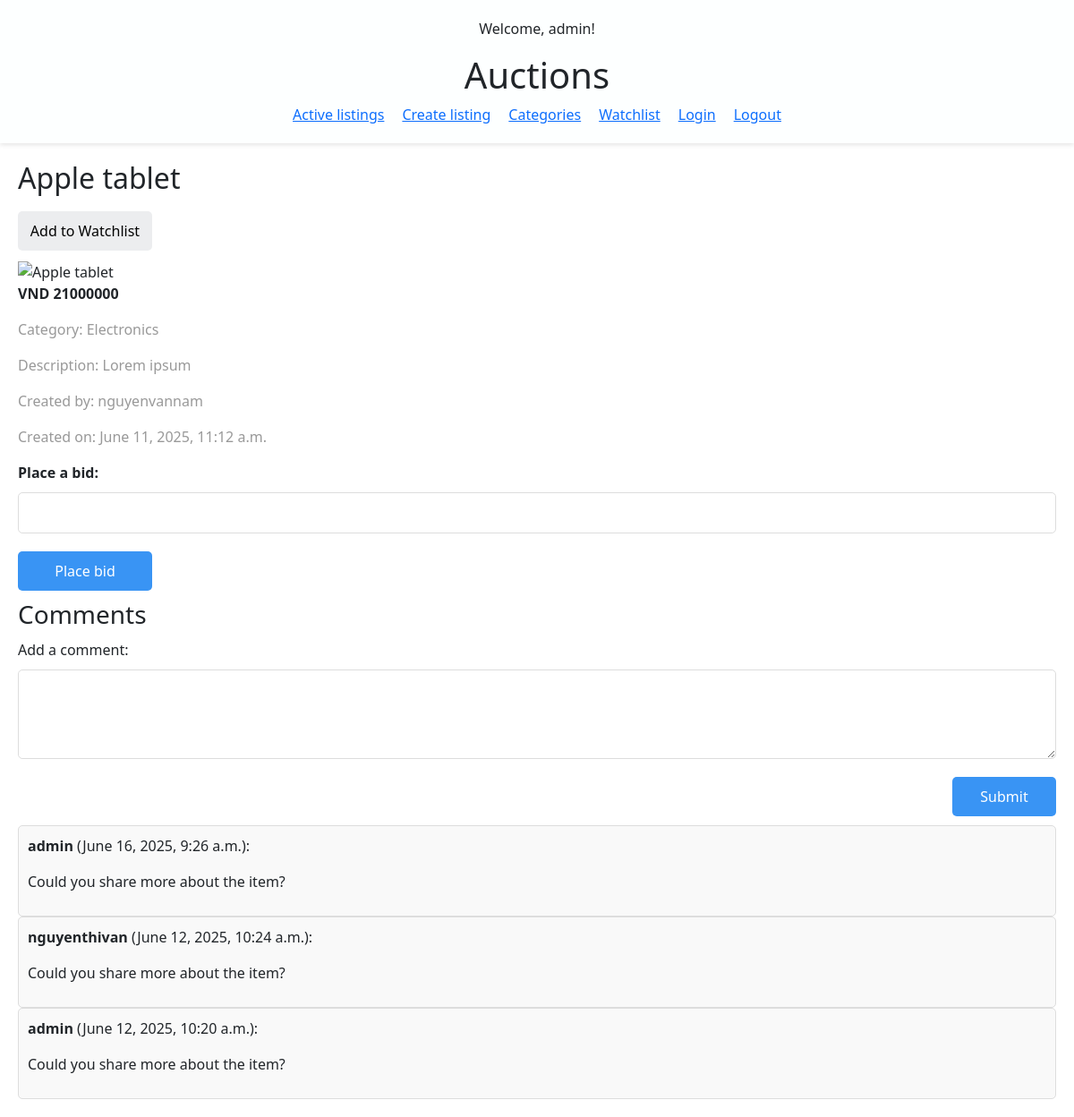
Screenshot of /auctions/5/ (signed in) with the database file from the repository.
### auctions/models.py (models this page shows, shortened)
class User(AbstractUser):
    pass

class Listings(models.Model):
    title = models.CharField(max_length=255)
    description = models.TextField()
    starting_bid = models.IntegerField()
    image_url = models.URLField(blank=True, null=True)
    created_at = models.DateTimeField(auto_now_add=True)
    updated_at = models.DateTimeField(auto_now=True)
    is_active = models.BooleanField(default=True)
    category = models.ForeignKey(Category, max_length=100, blank=True, null=True, on_delete=models.SET_NULL, related_name='listings')
    seller = models.ForeignKey(settings.AUTH_USER_MODEL, on_delete=models.CASCADE, related_name='auctions')
    def get_current_bid(self):
        bids = self.bids.all()
        if bids:
            return max(bid.bid_amount for bid in bids)
        return self.starting_bid

class Bid(models.Model):
    listing = models.ForeignKey(Listings, on_delete=models.CASCADE, related_name='bids')
    buyer = models.ForeignKey(settings.AUTH_USER_MODEL, on_delete=models.CASCADE, related_name='bids')
    bid_amount = models.IntegerField()
    created_at = models.DateTimeField(auto_now_add=True)

class Category(models.Model):
    name = models.CharField(max_length=100, unique=True)
    def __str__(self):
        return self.name

class Comment(models.Model):
    listing = models.ForeignKey(Listings, on_delete=models.CASCADE, related_name='comments')
    comment_user = models.ForeignKey(settings.AUTH_USER_MODEL, on_delete=models.CASCADE, related_name='comments')
    content = models.TextField()
    created_at = models.DateTimeField(auto_now_add=True)

### auctions/views.py (the view)
# urls.py: path('auctions/<int:listing_id>/', views.listing_detail, name='listing_detail'),
def listing_detail(request, listing_id):
    listing = Listings.objects.get(id=listing_id)
    user = request.user
    highest_bid = Bid.objects.filter(listing=listing).order_by('-bid_amount').first()
    if highest_bid and user == highest_bid.buyer and not listing.is_active:
        winner = True
    else:
        winner = False
    listing_comments = listing.comments.all().order_by('-created_at')
    return render(request, 'auctions/listing_detail.html', {
        'listing': listing,
        'comments': listing_comments,
        'winner': winner
        })

### auctions/templates/auctions/listing_detail.html (shortened to what this page needs)
{% extends "auctions/layout.html" %}
{% block content %}
    <div class="listing-section">
        <div class="listing-section-details">
            <h2>{{ listing.title }}</h2>
            <div class="button-control">
                <form method="post" action="{% url 'add_to_watchlist' listing.id %}">
                    <div class="listing-section-form-item">
                        <button type="submit">Add to Watchlist</button>
                    </div>
                </form>
            </div>
            <image src="{{ listing.image_url }}" alt="{{ listing.title }}" style="width: 300px; height: auto;">
            <p class="bold-text">VND {{ listing.get_current_bid }}</p>
            <div class="blur-text">
                <p>Category: {{ listing.category }}</p>
                <p>Description: {{ listing.description }}</p>
                <p>Created by: {{ listing.seller }}</p>
                <p>Created on: {{ listing.created_at|date:"F j, Y, g:i a" }}</p>
            </div>
        </div>
        <div class="listing-section-form">
            <form method="post" action="{% url 'place_bid' listing.id %}">
                <div class="listing-section-form-item">
                    <label for="bid_amount">Place a bid:</label>
                    <input id="bid_amount" type="number" name="bid_amount" min="{{ listing.get_current_bid }}" required>
                    <button type="submit">Place bid</button>
                </div>
            </form>
        </div>
    </div>
    <div class="comments-section">
        <h3>Comments</h3>
        <form method="post" action="{% url 'add_comment' listing.id %}">
            <div class="comments-section-form">
                <label for="comment">Add a comment:</label>
                <textarea id="comment" name="comment" required></textarea>
                <button type="submit">Submit</button>
            </div>
        </form>
        {% for comment in comments %}
            <div class="comments-section-item">
                <p><strong>{{ comment.comment_user.username }}</strong> ({{ comment.created_at|date:"F j, Y, g:i a" }}):</p>
                <p>{{ comment.content }}</p>
            </div>
        {% empty %}
            <p>No comments yet.</p>
        {% endfor %}
    </div>
{% endblock %}

### auctions/templates/auctions/layout.html (shortened to what this page needs)
{% load static %}
<!DOCTYPE html>
<html lang="en">
    <head>
        <link rel="stylesheet" href="{% static 'auctions/styles.css' %}">
        <link href="https://cdn.jsdelivr.net/npm/bootstrap@5.3.0/dist/css/bootstrap.min.css" rel="stylesheet">
    </head>
    <body>
        <header>
            <p>Welcome, {% if user.is_authenticated %}{{ user.username }}{% else %}Guest{% endif %}!</p>
            <h1>Auctions</h1>
            <nav>
                <a href="{% url 'index' %}">Active listings</a>
                <a href="{% url 'create_new_listing' %}">Create listing</a>
                <a href="{% url 'list_categories' %}">Categories</a>
                <a href="{% url 'list_watchlist' %}">Watchlist</a>
                <a href="{% url 'login' %}">Login</a>
                <a href="{% url 'logout' %}">Logout</a>
            </nav>
        </header>
        <main>
            {% block content %}
            {% endblock %}
        </main>
    </body>
</html>

### auctions/static/auctions/styles.css (style rules this page uses)
body { font-family: Arial, sans-serif; margin: 0; }
header { position: sticky; top: 0; box-shadow: 0 2px 5px rgba(0,0,0,0.1); padding: 20px; text-align: center; background-color: rgb(253, 255, 255); }
nav { display: flex; justify-content: center; gap: 20px; }
main { padding: 20px; }
.bold-text { font-weight: bold; }
.blur-text { color: #999; }
.form-container button, .comments-section-form button { width: 10%; padding: 10px; background-color: #3994f4; color: white; border: none; border-radius: 5px; cursor: pointer; align-self: flex-end; }
.form-container input, .listing-section-form-item input { padding: 10px; border: 1px solid #ddd; border-radius: 5px; }
.form-container textarea, .comments-section-form textarea { padding: 10px; border: 1px solid #ddd; border-radius: 5px; height: 100px; }
.form-container label, .listing-section-form-item label { font-weight: bold; }
.listing-section-form-item, .comments-section-form { display: flex; flex-direction: column; gap: 10px; margin: 10px 0; }
.listing-section-form-item button { width: 150px; padding: 10px; background-color: #3994f4; color: white; border: none; border-radius: 5px; cursor: pointer; align-self: flex-start; }
.comments-section-item { padding: 10px; border: 1px solid #ddd; border-radius: 5px; background-color: #f9f9f9; }
.button-control { display: flex; gap: 10px; }
.button-control button { padding: 10px; background-color: #ecedef; color: rgb(3, 3, 3); border: none; border-radius: 5px; cursor: pointer; }

### rows the page displays
User: username "admin"
Listings: title "Apple tablet", get_current_bid "21000000", category "Electronics", description "Lorem ipsum", seller "nguyenvannam", created_at "June 11, 2025, 11:12 a.m."
Comment: comment_user.username "admin", created_at "June 16, 2025, 9:26 a.m.", content "Could you share more about the item?"
Comment: comment_user.username "nguyenthivan", created_at "June 12, 2025, 10:24 a.m.", content "Could you share more about the item?"
Comment: comment_user.username "admin", created_at "June 12, 2025, 10:20 a.m.", content "Could you share more about the item?"
